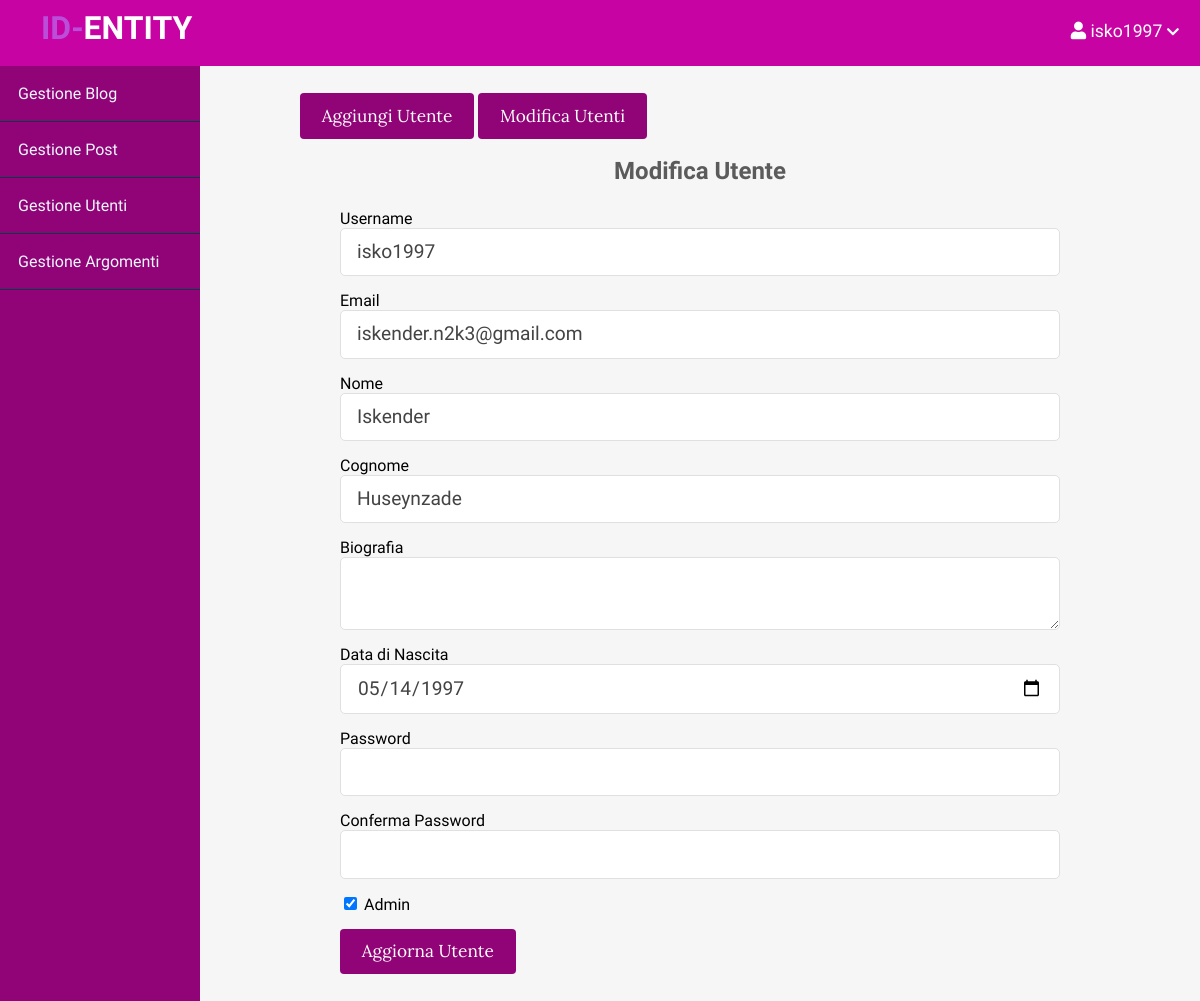
Screenshot of /admin/users/edit.php?id=23 (signed in) with the database file from the repository.
### tables this page shows
CREATE TABLE `users` (
  `id` int(11) NOT NULL,
  `admin` tinyint(4) NOT NULL,
  `username` varchar(255) NOT NULL,
  `email` varchar(255) NOT NULL,
  `password` varchar(255) NOT NULL,
  `created_at` timestamp NOT NULL DEFAULT current_timestamp(),
  `nome` text NOT NULL,
  `cognome` text NOT NULL,
  `dataNascita` date NOT NULL,
  `biografia` text NOT NULL
);

### app/database/db.php (called while the page is built, shortened)
<?php
require('connect.php');
function executeQuery($sql, $data)
{
    global $conn;
    $stmt = $conn->prepare($sql);
    $values = array_values($data);
    $types = str_repeat('s', count($values));
    $stmt->bind_param($types, ...$values);
    $stmt->execute();
    return $stmt;
}
function selectOne($table, $conditions)
{
    $sql = "SELECT * FROM $table";
    $i = 0;
    foreach ($conditions as $key => $value) {
        if ($i === 0) {
            $sql = $sql . " WHERE $key=?";
        } else {
            $sql = $sql . " AND $key=?";
        }
        $i++;
    }
    $sql = $sql . " LIMIT 1";
    $stmt = executeQuery($sql, $conditions);
    $records = $stmt->get_result()->fetch_assoc();
    return $records;
}

### app/controllers/users.php (called while the page is built, shortened)
<?php
include(ROOT_PATH . "/app/database/db.php");
$table = 'users';
$password = '';
$passwordConf = '';
if (isset($_GET['id'])) {
    $user = selectOne($table, ['id' => $_GET['id']]);
    $admin = $user['admin'];
    $email = $user['email'];
}

### admin/users/edit.php (the view, shortened to what this page needs)
<?php include(ROOT_PATH . "/app/controllers/users.php");
?>
<?php
$user_id = $_GET['id'];
$sql = "SELECT * FROM users WHERE id = $user_id";
$result = mysqli_query($conn,$sql);
$row = mysqli_fetch_array($result, MYSQLI_ASSOC);
$username = $row["username"];
$utentenome = $row["nome"];
$utentecognome = $row["cognome"];
$utentebio = $row["biografia"];
$dataNasc = $row["dataNascita"];
?>
<!DOCTYPE html>
<html lang="en">
    <head>
        <link rel="stylesheet"
            href="https://use.fontawesome.com/releases/v5.7.2/css/all.css"
>
        <link rel="stylesheet" href="../../assets/css/style.css">
        <link rel="stylesheet" href="../../assets/css/admin.css">
    </head>
    <body>
    <?php include(ROOT_PATH . "/app/includes/adminHeader.php"); ?>
        <div class="admin-wrapper">
        <?php include(ROOT_PATH . "/app/includes/adminSidebar.php"); ?>
            <div class="admin-content">
                <div class="button-group">
                    <a href="create.php" class="btn btn-big"style="background:#910477;">Aggiungi Utente</a>
                    <a href="index.php" class="btn btn-big"style="background:#910477;">Modifica Utenti</a>
                </div>
                <div class="content">
                    <h2 class="page-title">Modifica Utente</h2>
                    <form action="edit.php" method="post">
                        <div>
                            <label>Username</label>
                            <input type="text" name="username" value="<?php echo $username; ?>" class="text-input">
                        </div>
                        <div>
                            <label>Email</label>
                            <input type="email" name="email" value="<?php echo $email; ?>" class="text-input">
                        </div>
                        <div>
                            <label>Nome</label>
                            <input type="text" name="nome" value="<?php echo $utentenome; ?>" class="text-input">
                        </div>
                        <div>
                            <label>Cognome</label>
                            <input type="text" name="cognome" value="<?php echo $utentecognome; ?>" class="text-input">
                        </div>
                        <div>
                            <label>Biografia</label>
                            <textarea  maxlength="500" type="text" name="biografia" value="<?php echo $utentebio; ?>" class="text-input"></textarea>
                        </div>
                        <div>
                            <label>Data di Nascita</label>
                            <input type="date" name="dataNascita" value="<?php echo $dataNasc; ?>" class="text-input">
                        </div>
                        <div>
                            <label>Password</label>
                            <input type="password" name="password" value="<?php echo $password; ?>" class="text-input">
                        </div>
                        <div>
                            <label>Conferma Password</label>
                            <input type="password" name="passwordConf" value="<?php echo $passwordConf; ?>" class="text-input">
                        </div>
                        <div>
                            <?php if (isset($admin) && $admin == 1): ?>
                                <label>
                                    <input type="checkbox" name="admin" checked>
                                    Admin
                                </label>
                            <?php endif; ?>
                        </div>
                        <div>
                            <button type="submit" name="update-user" class="btn btn-big"style="background:#910477;">Aggiorna Utente</button>
                        </div>
                    </form>
                </div>
            </div>
        </div>
    </body>
</html>

### assets/css/style.css (style rules this page uses)
* { box-sizing: border-box; }
html, body { height: 100%; padding: 0px; margin: 0px; background: #f6f6f6; font-family: "Varela Round", -apple-system, BlinkMacSystemFont, "Segoe UI", Roboto, "Helvetica Neue", Arial, sans-serif, "Apple Color Emoji", "Segoe UI Emoji", "Segoe UI Symbol", "Noto Color Emoji"; }
h1, h2, h3, h4, h5, h6 { font-family: "Varela Round", -apple-system, BlinkMacSystemFont, "Segoe UI", Roboto, "Helvetica Neue", Arial, sans-serif, "Apple Color Emoji", "Segoe UI Emoji", "Segoe UI Symbol", "Noto Color Emoji"; color: #5c5b5b; margin: 5px; }
a { text-decoration: none; color: inherit; }
.btn { padding: 0.5rem 1rem; background: #006669; color: white; border: 1px solid transparent; border-radius: 0.25rem; font-size: 1.08em; font-family: "Lora", serif; }
.btn-big { padding: 0.7rem 1.3rem; line-height: 1.3rem; }
.text-input { padding: 0.7rem 1rem; display: block; width: 100%; border-radius: 5px; border: 1px solid #e0e0e0; outline: none; color: #444; line-height: 1.5rem; font-size: 1.2em; font-family: "Varela Round", -apple-system, BlinkMacSystemFont, "Segoe UI", Roboto, "Helvetica Neue", Arial, sans-serif, "Apple Color Emoji", "Segoe UI Emoji", "Segoe UI Symbol", "Noto Color Emoji"; }
.content { width: 90%; margin: 30px auto 30px; }

### assets/css/admin.css (style rules this page uses)
.admin-wrapper { display: flex; height: calc(100% - 66px); }
.admin-wrapper .admin-content { flex: 8; height: 100%; padding: 40px 100px 100px; overflow-y: scroll; }
.admin-content .page-title { text-align: center; margin-bottom: 1.5rem; }
form div { margin-bottom: 15px; }

### rows the page displays
users: username "isko1997", email "iskender.n2k3@gmail.com", nome "Iskender", cognome "Huseynzade", dataNascita "05/14/1997"

### other values shown
$_SESSION['username'] "isko1997"
